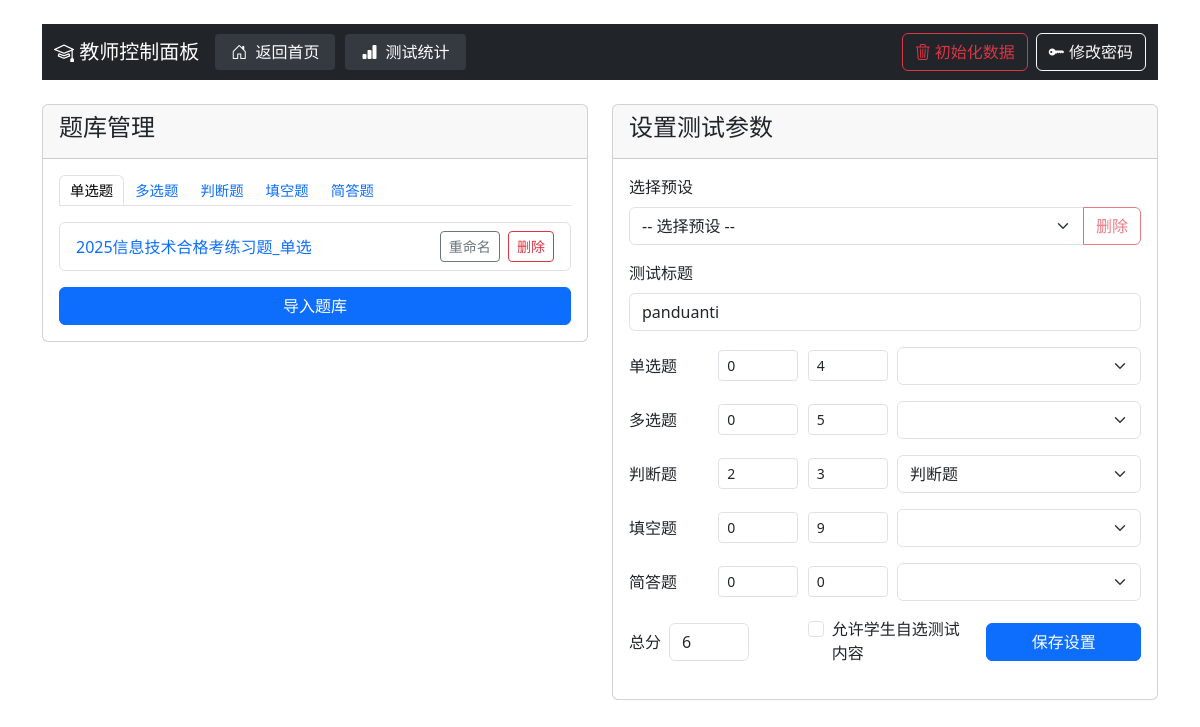
The app's page /teacher/dashboard (signed in) with its own data.
### app.py (models this page shows)
class Test(db.Model):
    id = db.Column(db.Integer, primary_key=True)
    title = db.Column(db.String(200), nullable=False)
    single_choice_count = db.Column(db.Integer, default=0)
    multiple_choice_count = db.Column(db.Integer, default=0)
    true_false_count = db.Column(db.Integer, default=0)
    fill_blank_count = db.Column(db.Integer, default=0)
    short_answer_count = db.Column(db.Integer, default=0)
    single_choice_score = db.Column(db.Integer, default=0)
    multiple_choice_score = db.Column(db.Integer, default=0)
    true_false_score = db.Column(db.Integer, default=0)
    fill_blank_score = db.Column(db.Integer, default=0)
    short_answer_score = db.Column(db.Integer, default=0)
    total_score = db.Column(db.Integer, nullable=False)
    created_at = db.Column(db.DateTime, default=datetime.utcnow)
    is_active = db.Column(db.Boolean, default=True)
    single_choice_bank_id = db.Column(db.Integer)
    multiple_choice_bank_id = db.Column(db.Integer)
    true_false_bank_id = db.Column(db.Integer)
    fill_blank_bank_id = db.Column(db.Integer)
    short_answer_bank_id = db.Column(db.Integer)
    allow_student_choice = db.Column(db.Boolean, default=False)

### app.py (the view)
@app.route('/teacher/dashboard')
def teacher_dashboard():
    if 'role' not in session or session['role'] != 'teacher':
        return redirect(url_for('teacher_login'))
    last_test = Test.query.order_by(Test.created_at.desc()).first()
    single_choice_questions = Question.query.filter_by(question_type='single_choice').all()
    multiple_choice_questions = Question.query.filter_by(question_type='multiple_choice').all()
    true_false_questions = Question.query.filter_by(question_type='true_false').all()
    fill_blank_questions = Question.query.filter_by(question_type='fill_blank').all()
    short_answer_questions = Question.query.filter_by(question_type='short_answer').all()
    return render_template('teacher_dashboard.html',
                         last_test=last_test,
                         single_choice_questions=single_choice_questions,
                         multiple_choice_questions=multiple_choice_questions,
                         true_false_questions=true_false_questions,
                         fill_blank_questions=fill_blank_questions,
                         short_answer_questions=short_answer_questions,
                         last_import_filename=session.get('last_import_filename'),
                         last_import_filepath=session.get('last_import_filepath'))

### templates/teacher_dashboard.html (shortened to what this page needs)
<!DOCTYPE html>
<html lang="zh">
<head>
    <link href="{{ url_for('static', filename='bootstrap/css/bootstrap.min.css') }}" rel="stylesheet">
    <link href="{{ url_for('static', filename='bootstrap-icons/font/bootstrap-icons.css') }}" rel="stylesheet">
</head>
<body class="container mt-4">
    <nav class="navbar navbar-expand-lg navbar-dark bg-dark">
        <div class="container">
            <a class="navbar-brand" href="#">
                <i class="bi bi-mortarboard"></i> 教师控制面板
            </a>
            <div class="collapse navbar-collapse" id="navbarNav">
                <ul class="navbar-nav me-auto">
                    <li class="nav-item">
                        <a class="nav-link" href="{{ url_for('index') }}">
                            <i class="bi bi-house-door"></i> 返回首页
                        </a>
                    </li>
                    <li class="nav-item">
                        <a class="nav-link" href="{{ url_for('test_statistics') }}">
                            <i class="bi bi-bar-chart-fill"></i> 测试统计
                        </a>
                    </li>
                </ul>
                <ul class="navbar-nav">
                    <li class="nav-item me-2">
                        <button class="btn btn-outline-danger" onclick="confirmInitialize()">
                            <i class="bi bi-trash3"></i> 初始化数据
                        </button>
                    </li>
                    <li class="nav-item">
                        <button class="btn btn-outline-light" data-bs-toggle="modal" data-bs-target="#changePasswordModal">
                            <i class="bi bi-key-fill"></i> 修改密码
                        </button>
                    </li>
                </ul>
            </div>
        </div>
    </nav>
    <div class="row mt-4">
        <div class="col-md-6">
            <div class="card mb-4">
                <div class="card-header">
                    <h4>题库管理</h4>
                </div>
                <div class="card-body">
                    <ul class="nav nav-tabs" id="bankTypeTabs" role="tablist">
                        <li class="nav-item" role="presentation">
                            <button class="nav-link active" id="tab-single" data-bs-toggle="tab" data-type="single_choice" type="button" role="tab">单选题</button>
                        </li>
                        <li class="nav-item" role="presentation">
                            <button class="nav-link" id="tab-multi" data-bs-toggle="tab" data-type="multiple_choice" type="button" role="tab">多选题</button>
                        </li>
                        <li class="nav-item" role="presentation">
                            <button class="nav-link" id="tab-judge" data-bs-toggle="tab" data-type="true_false" type="button" role="tab">判断题</button>
                        </li>
                        <li class="nav-item" role="presentation">
                            <button class="nav-link" id="tab-fill" data-bs-toggle="tab" data-type="fill_blank" type="button" role="tab">填空题</button>
                        </li>
                        <li class="nav-item" role="presentation">
                            <button class="nav-link" id="tab-short" data-bs-toggle="tab" data-type="short_answer" type="button" role="tab">简答题</button>
                        </li>
                    </ul>
                    <div class="mt-3" id="bankListContainer">
                        </div>
                    <div class="mt-3">
                        <form id="importForm" action="{{ url_for('import_questions') }}" method="post" enctype="multipart/form-data">
                            <button type="button" id="importBtn" class="btn btn-primary w-100">导入题库</button>
                        </form>
                        </div>
                </div>
            </div>
        </div>
        <div class="col-md-6">
            <div class="card">
                <div class="card-header">
                    <h4>设置测试参数</h4>
                </div>
                <div class="card-body">
                    <form id="testSettingsForm" action="{{ url_for('save_test_settings') }}" method="post">
                        <div class="mb-3">
                            <label class="form-label">选择预设</label>
                            <div class="input-group">
                                <select id="presetSelect" class="form-select">
                                    <option value="">-- 选择预设 --</option>
                                </select>
                                <button type="button" id="deletePresetBtn" class="btn btn-outline-danger" disabled>删除</button>
                            </div>
                        </div>
                        <div class="mb-3">
                            <label for="test_title" class="form-label">测试标题</label>
                            <input type="text" class="form-control" id="test_title" name="test_title" value="{{ last_test.title if last_test else '2025信息技术合格考练习题' }}" required>
                        </div>
                        <div class="mb-3">
                            <div class="row align-items-center">
                                <div class="col-md-2">
                                    <label class="form-label mb-0">单选题</label>
                                </div>
                                <div class="col-md-2">
                                    <input type="number" class="form-control form-control-sm" name="single_choice_count" value="{{ last_test.single_choice_count if last_test else 20 }}" min="0" placeholder="数量" style="width: 80px;">
                                </div>
                                <div class="col-md-2">
                                    <input type="number" class="form-control form-control-sm" name="single_choice_score" value="{{ last_test.single_choice_score if last_test else 4 }}" min="0" placeholder="分值" style="width: 80px;">
                                </div>
                                <div class="col-md-6">
                                    <select class="form-select" name="single_choice_bank" data-selected="{{ last_test.single_choice_bank_id if last_test else '' }}">
                                    </select>
                                </div>
                            </div>
                        </div>
                        <div class="mb-3">
                            <div class="row align-items-center">
                                <div class="col-md-2">
                                    <label class="form-label mb-0">多选题</label>
                                </div>
                                <div class="col-md-2">
                                    <input type="number" class="form-control form-control-sm" name="multiple_choice_count" value="{{ last_test.multiple_choice_count if last_test else 1 }}" min="0" placeholder="数量" style="width: 80px;">
                                </div>
                                <div class="col-md-2">
                                    <input type="number" class="form-control form-control-sm" name="multiple_choice_score" value="{{ last_test.multiple_choice_score if last_test else 5 }}" min="0" placeholder="分值" style="width: 80px;">
                                </div>
                                <div class="col-md-6">
                                    <select class="form-select" name="multiple_choice_bank" data-selected="{{ last_test.multiple_choice_bank_id if last_test else '' }}">
                                    </select>
                                </div>
                            </div>
                        </div>
                        <div class="mb-3">
                            <div class="row align-items-center">
                                <div class="col-md-2">
                                    <label class="form-label mb-0">判断题</label>
                                </div>
                                <div class="col-md-2">
                                    <input type="number" class="form-control form-control-sm" name="true_false_count" value="{{ last_test.true_false_count if last_test else 2 }}" min="0" placeholder="数量" style="width: 80px;">
                                </div>
                                <div class="col-md-2">
                                    <input type="number" class="form-control form-control-sm" name="true_false_score" value="{{ last_test.true_false_score if last_test else 3 }}" min="0" placeholder="分值" style="width: 80px;">
                                </div>
                                <div class="col-md-6">
                                    <select class="form-select" name="true_false_bank" data-selected="{{ last_test.true_false_bank_id if last_test else '' }}">
                                        <option value="">选择题库</option>
                                    </select>
                                </div>
                            </div>
                        </div>
                        <div class="mb-3">
                            <div class="row align-items-center">
                                <div class="col-md-2">
                                    <label class="form-label mb-0">填空题</label>
                                </div>
                                <div class="col-md-2">
                                    <input type="number" class="form-control form-control-sm" name="fill_blank_count" value="{{ last_test.fill_blank_count if last_test else 1 }}" min="0" placeholder="数量" style="width: 80px;">
                                </div>
                                <div class="col-md-2">
                                    <input type="number" class="form-control form-control-sm" name="fill_blank_score" value="{{ last_test.fill_blank_score if last_test else 9 }}" min="0" placeholder="分值" style="width: 80px;">
                                </div>
                                <div class="col-md-6">
                                    <select class="form-select" name="fill_blank_bank" data-selected="{{ last_test.fill_blank_bank_id if last_test else '' }}">
                                    </select>
                                </div>
                            </div>
                        </div>
                        <div class="mb-3">
                            <div class="row align-items-center">
                                <div class="col-md-2">
                                    <label class="form-label mb-0">简答题</label>
                                </div>
                                <div class="col-md-2">
                                    <input type="number" class="form-control form-control-sm" name="short_answer_count" value="{{ last_test.short_answer_count if last_test else 0 }}" min="0" placeholder="数量" style="width: 80px;">
                                </div>
                                <div class="col-md-2">
                                    <input type="number" class="form-control form-control-sm" name="short_answer_score" value="{{ last_test.short_answer_score if last_test else 0 }}" min="0" placeholder="分值" style="width: 80px;">
                                </div>
                                <div class="col-md-6">
                                    <select class="form-select" name="short_answer_bank" data-selected="{{ last_test.short_answer_bank_id if last_test else '' }}">
                                    </select>
                                </div>
                            </div>
                        </div>
                        <div class="row align-items-center">
                            <div class="col-md-4 mb-3">
                                <div class="d-flex align-items-center">
                                    <label for="total_score" class="form-label mb-0 me-2">总分</label>
                                    <input type="number" class="form-control" id="total_score" name="total_score" value="{{ last_test.total_score if last_test else 100 }}" readonly style="width: 80px;">
                                </div>
                            </div>
                            <div class="col-md-4 mb-3">
                                <div class="form-check">
                                    <input class="form-check-input" type="checkbox" id="allow_student_choice" name="allow_student_choice" value="1" {% if last_test and last_test.allow_student_choice %}checked{% endif %}>
                                    <label class="form-check-label" for="allow_student_choice">
                                        允许学生自选测试内容
                                    </label>
                                </div>
                            </div>
                            <div class="col-md-4 mb-3">
                                <button type="submit" class="btn btn-primary w-100">保存设置</button>
                            </div>
                        </div>
                    </form>
                </div>
            </div>
        </div>
    </div>
</body>
</html>

### templates/teacher_dashboard.html (style rules this page uses)
.navbar-dark .navbar-nav .nav-link { color: #fff !important; background: #343a40 !important; margin-right: 10px; border-radius: 4px; padding: 6px 16px; transition: background 0.2s; font-weight: 500; }
.navbar-dark .navbar-nav .nav-link i { margin-right: 4px; }
#bankTypeTabs { flex-wrap: nowrap; overflow-x: auto; }
#bankTypeTabs .nav-link { padding: 4px 10px; font-size: 0.9rem; white-space: nowrap; }

### records on screen
Test: test_title "panduanti", single_choice_count "0", single_choice_score "4", multiple_choice_count "0", multiple_choice_score "5", true_false_count "2", true_false_score "3", true_false_bank "判断题", fill_blank_count "0", fill_blank_score "9", short_answer_count "0", short_answer_score "0", total_score "6"
